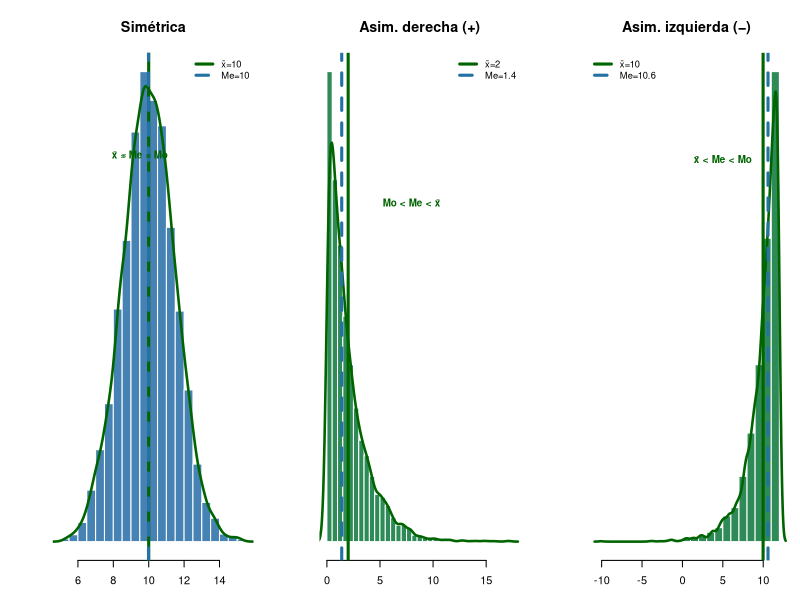
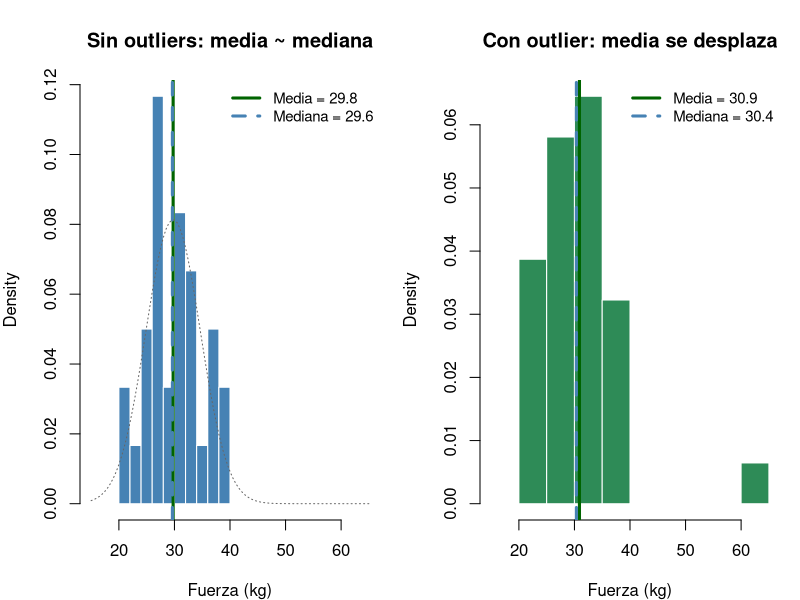
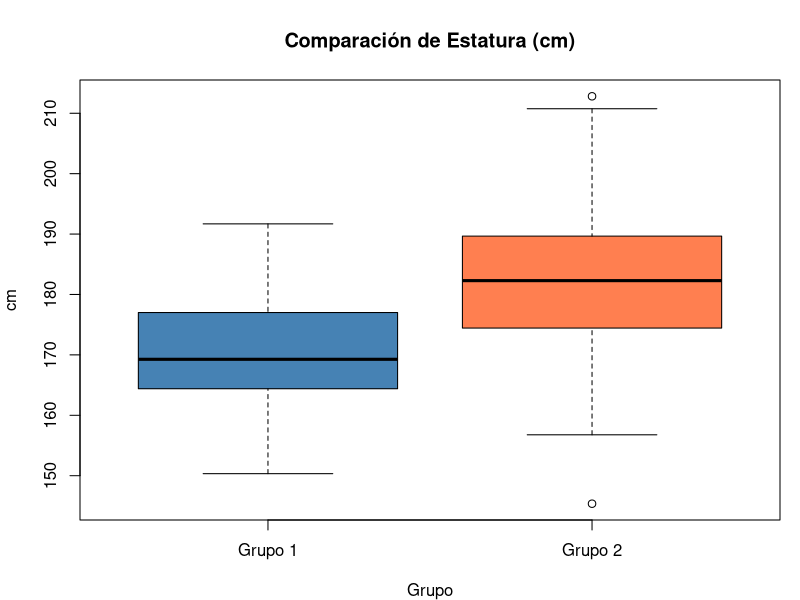
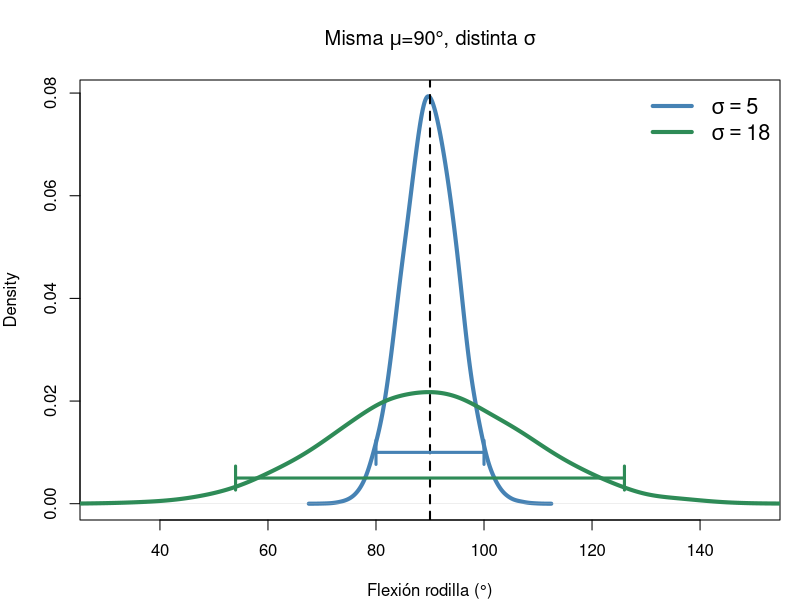
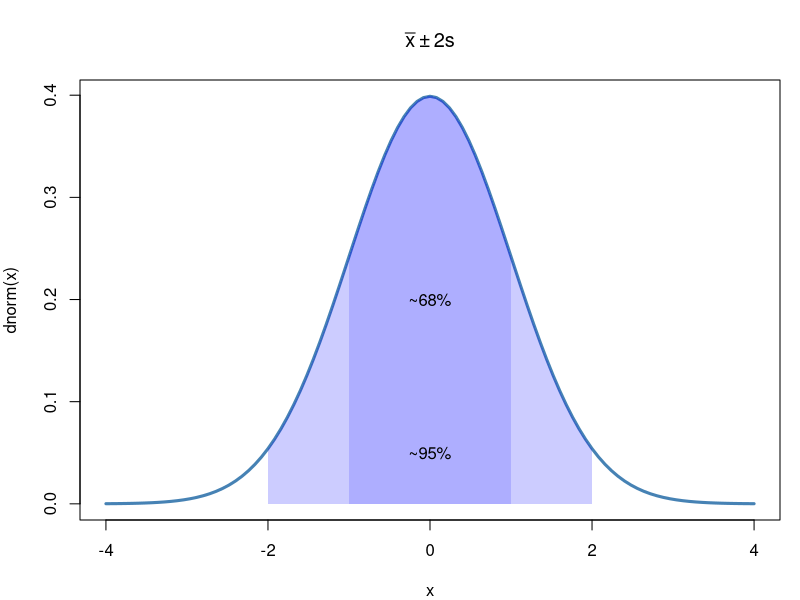
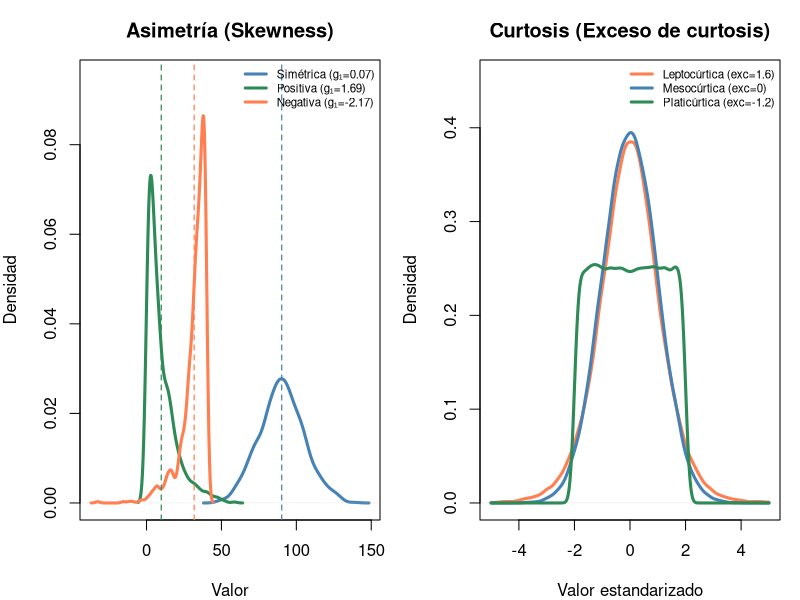
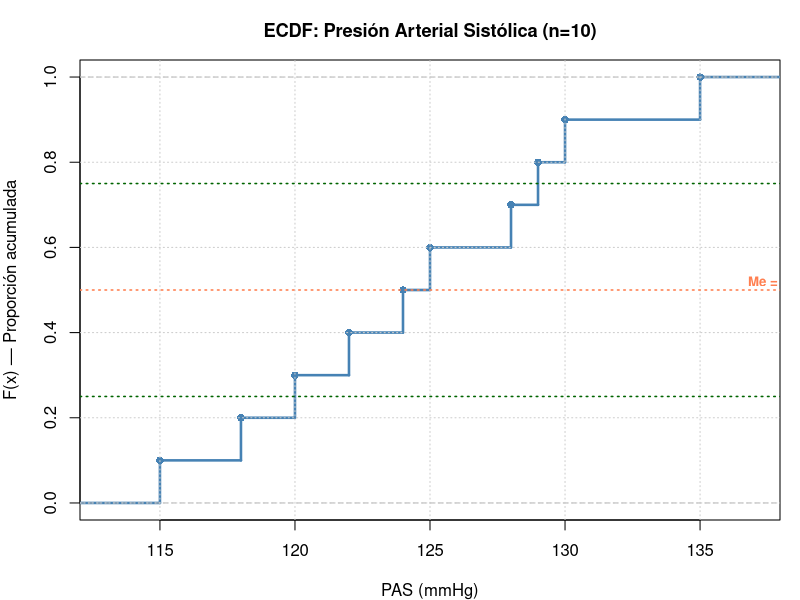

Source code (R) for these figures, in order: (Note: this script raises an error after producing the figures.)
## ---- chunk 1
x<-c(3,6,7,10,15); cat("Me =", median(x))  # 7
x2<-c(3,6,10,15); cat("Me =", median(x2))  # 8
## ---- chunk 2
# Factores de mejora: 1.2, 1.5, 1.8, 1.3, 1.6
mejoras <- c(1.2, 1.5, 1.8, 1.3, 1.6)
G <- exp(mean(log(mejoras)))
cat("Media geométrica =", round(G, 3))
# Velocidades de marcha (m/s): ida=1.2, vuelta=0.8
v <- c(1.2, 0.8)
H <- length(v) / sum(1/v)
cat("\nMedia armónica =", round(H, 3), "m/s")
cat("\nMedia aritmética =", round(mean(v), 3), "m/s (sobreestima!)")
## ---- chunk 3
# Ejemplo: ratios de mejoría pre/post en 5 pacientes
ratios <- c(1.2, 1.5, 1.1, 1.8, 1.3)  # ROM_post / ROM_pre

media_arit <- mean(ratios)
media_geom <- exp(mean(log(ratios)))
media_armo <- 1 / mean(1 / ratios)

cat("Ratios de mejoría:", ratios,
    "\n\nMedia aritmética  =", round(media_arit, 3),
    "\nMedia geométrica  =", round(media_geom, 3),
    "\nMedia armónica    =", round(media_armo, 3),
    "\n\nSe cumple H ≤ G ≤ x̄:", media_armo <= media_geom & media_geom <= media_arit)
## ---- chunk 4
#| fig-height: 6
par(mfrow=c(1,3), mar=c(3,4,4,1))
set.seed(123)

# ── Simétrica ──
x_sym <- rnorm(5000, 10, 1.5)
hist(x_sym, col="steelblue", border="white", breaks=30, freq=FALSE,
     main="Simétrica", xlab="", ylab="", yaxt="n", cex.main=1.3)
dx <- density(x_sym); lines(dx, col="darkgreen", lwd=2.5)
abline(v=mean(x_sym), col="darkgreen", lwd=3)       # media = rojo
abline(v=median(x_sym), col="#2471a3", lwd=3, lty=2) # mediana = azul
legend("topright", c(paste0("x̄=", round(mean(x_sym),1)),
       paste0("Me=", round(median(x_sym),1))),
       col=c("darkgreen","#2471a3"), lty=c(1,2), lwd=3, bty="n", cex=0.85)
text(9.5, max(dx$y)*0.85, "x̄ ≈ Me ≈ Mo", col="darkgreen", font=2, cex=0.9)

# ── Asimétrica derecha ──
x_pos <- rexp(5000, 0.5)
hist(x_pos, col="seagreen", border="white", breaks=30, freq=FALSE,
     main="Asim. derecha (+)", xlab="", ylab="", yaxt="n", cex.main=1.3)
dx <- density(x_pos); lines(dx, col="darkgreen", lwd=2.5)
abline(v=mean(x_pos), col="darkgreen", lwd=3)
abline(v=median(x_pos), col="#2471a3", lwd=3, lty=2)
legend("topright", c(paste0("x̄=", round(mean(x_pos),1)),
       paste0("Me=", round(median(x_pos),1))),
       col=c("darkgreen","#2471a3"), lty=c(1,2), lwd=3, bty="n", cex=0.85)
text(8, max(dx$y)*0.85, "Mo < Me < x̄", col="darkgreen", font=2, cex=0.9)

# ── Asimétrica izquierda ──
x_neg <- 12 - rexp(5000, 0.5)
hist(x_neg, col="seagreen", border="white", breaks=30, freq=FALSE,
     main="Asim. izquierda (−)", xlab="", ylab="", yaxt="n", cex.main=1.3)
dx <- density(x_neg); lines(dx, col="darkgreen", lwd=2.5)
abline(v=mean(x_neg), col="darkgreen", lwd=3)
abline(v=median(x_neg), col="#2471a3", lwd=3, lty=2)
legend("topleft", c(paste0("x̄=", round(mean(x_neg),1)),
       paste0("Me=", round(median(x_neg),1))),
       col=c("darkgreen","#2471a3"), lty=c(1,2), lwd=3, bty="n", cex=0.85)
text(5, max(dx$y)*0.85, "x̄ < Me < Mo", col="darkgreen", font=2, cex=0.9)

par(mfrow=c(1,1))
## ---- chunk 5
#| fig-height: 6
set.seed(123)
par(mfrow=c(1,2), mar=c(4,4,4,1))

# Sin outlier
x1 <- rnorm(30, 30, 5)
hist(x1, col="steelblue", border="white", breaks=12, freq=FALSE,
     main="Sin outliers: media ~ mediana", xlab="Fuerza (kg)", xlim=c(15,65))
abline(v=mean(x1), col="darkgreen", lwd=3)
abline(v=median(x1), col="steelblue", lwd=3, lty=2)
curve(dnorm(x,mean(x1),sd(x1)), add=T, col="grey40", lwd=1, lty=3)
legend("topright", c(paste("Media =",round(mean(x1),1)),
       paste("Mediana =",round(median(x1),1))), col=c("darkgreen","steelblue"),
       lty=c(1,2), lwd=3, bty="n", cex=0.9)

# Con outlier
x2 <- c(x1, 65)  # paciente con fuerza excepcional
hist(x2, col="seagreen", border="white", breaks=12, freq=FALSE,
     main="Con outlier: media se desplaza", xlab="Fuerza (kg)", xlim=c(15,65))
abline(v=mean(x2), col="darkgreen", lwd=3)
abline(v=median(x2), col="steelblue", lwd=3, lty=2)
legend("topright", c(paste("Media =",round(mean(x2),1)),
       paste("Mediana =",round(median(x2),1))), col=c("darkgreen","steelblue"),
       lty=c(1,2), lwd=3, bty="n", cex=0.9)
par(mfrow=c(1,1))
## ---- chunk 6
x <- c(3, 5, 7, 8, 12, 15, 18, 21)
# type=2: método manual del curso (promedio de los dos valores centrales)
cat("Q1 =", quantile(x, 0.25, type=2), "\nQ2 =", quantile(x, 0.50, type=2),
    "\nQ3 =", quantile(x, 0.75, type=2),
    "\nRIQ =", diff(quantile(x, c(0.25, 0.75), type=2)))
## ---- chunk 7
#| fig-height: 6.5
set.seed(123)
g1<-rnorm(50,170,10); g2<-rnorm(50,180,15)
boxplot(g1,g2,names=c("Grupo 1","Grupo 2"),col=c("steelblue","coral"),
        main="Comparación de Estatura (cm)",ylab="cm",xlab="Grupo")
## ---- chunk 8
#| fig-height: 6
set.seed(123); n<-10000; mu<-90
grpA<-rnorm(n,mu,5); grpB<-rnorm(n,mu,18)
plot(density(grpA,adjust=1.5),col="steelblue",lwd=4,xlim=c(30,150),
     main=expression(paste("Misma ",mu,"=90°, distinta ",sigma)),xlab="Flexión rodilla (°)")
lines(density(grpB,adjust=1.5),col="seagreen",lwd=4); abline(v=mu,lty=2,lwd=2)
arrows(mu-10,0.01,mu+10,0.01,col="steelblue",lwd=3,code=3,angle=90,length=0.12)
arrows(mu-36,0.005,mu+36,0.005,col="seagreen",lwd=3,code=3,angle=90,length=0.12)
legend("topright",c(expression(sigma==5),expression(sigma==18)),col=c("steelblue","seagreen"),lwd=4,bty="n",cex=1.3)
## ---- chunk 9
x<-c(125,132,128,135,130); cat("s2 =", var(x), "s =", round(sd(x),2))
## ---- chunk 10
#| fig-height: 6.5
curve(dnorm(x), -4, 4, lwd=3, col="steelblue", main=expression(bar(x) %+-% 2*s))
x1<-seq(-2,2,0.01); polygon(c(x1,rev(x1)),c(dnorm(x1),rep(0,length(x1))),col=rgb(0,0,1,0.2),border=NA)
x2<-seq(-1,1,0.01); polygon(c(x2,rev(x2)),c(dnorm(x2),rep(0,length(x2))),col=rgb(0,0,1,0.15),border=NA)
text(0,0.2,"~68%",cex=1); text(0,0.05,"~95%",cex=1)
## ---- chunk 11
x <- c(rep(115,5), rep(125,15), rep(135,25), rep(145,10), rep(155,5))
cat("Media =", mean(x), "grados | s =", round(sd(x),1), "grados | s2 =", round(var(x),1))
## ---- chunk 12
#| fig-height: 6.5
par(mfrow=c(1,2), mar=c(4,4,3,1), bg="white")

# ── Panel 1: Asimetría con valores numéricos ──
set.seed(123)
x_sym <- rnorm(1000, 90, 15)
x_pos <- rexp(1000, rate=1/10)
x_neg <- -rexp(1000, rate=1/8) + 40
# Calcular asimetría
g1_sym <- round(mean((x_sym-mean(x_sym))^3)/sd(x_sym)^3, 2)
g1_pos <- round(mean((x_pos-mean(x_pos))^3)/sd(x_pos)^3, 2)
g1_neg <- round(mean((x_neg-mean(x_neg))^3)/sd(x_neg)^3, 2)

xlim_asim <- range(density(x_sym)$x, density(x_pos)$x, density(x_neg)$x)
ylim_asim <- range(density(x_sym)$y, density(x_pos)$y, density(x_neg)$y)
plot(density(x_sym), col="steelblue", lwd=3, main="Asimetría (Skewness)", 
     xlab="Valor", ylab="Densidad", xlim=xlim_asim, ylim=c(0, ylim_asim[2]*1.1))
lines(density(x_pos), col="seagreen", lwd=3)
lines(density(x_neg), col="coral", lwd=3)
# Añadir medias como referencia
abline(v=mean(x_sym), col="steelblue", lty=2, lwd=1.2)
abline(v=mean(x_pos), col="seagreen", lty=2, lwd=1.2)
abline(v=mean(x_neg), col="coral", lty=2, lwd=1.2)
legend("topright", 
       c(paste0("Simétrica (g₁=",g1_sym,")"),
         paste0("Positiva (g₁=",g1_pos,")"),
         paste0("Negativa (g₁=",g1_neg,")")),
       col=c("steelblue","seagreen","coral"), lwd=3, bty="n", cex=0.7)

# ── Panel 2: Curtosis con valores numéricos ──
set.seed(123)
xl <- rt(100000, 8)          # t(8): leptocúrtica (exceso teórico = 1.5)
xm <- rnorm(100000)          # Normal: mesocúrtica (exceso = 0)
xp <- runif(100000, -2, 2)   # Uniforme: platicúrtica (exceso = -1.2)
dx <- density(xl, adjust=1.2, from=-5, to=5)
dy <- density(xm, adjust=1.2, from=-5, to=5)
dz <- density(xp, adjust=1.2, from=-5, to=5)
# Exceso de curtosis = E[((X-μ)/σ)^4] - 3
g2_lepto <- round(mean(((xl-mean(xl))/sd(xl))^4) - 3, 1)
g2_meso  <- round(mean(((xm-mean(xm))/sd(xm))^4) - 3, 1)
g2_plati <- round(mean(((xp-mean(xp))/sd(xp))^4) - 3, 1)

plot(dx, col="coral", lwd=3, ylim=c(0, max(dx$y,dy$y,dz$y)*1.15),
     main="Curtosis (Exceso de curtosis)", xlab="Valor estandarizado", ylab="Densidad")
lines(dy, col="steelblue", lwd=3)
lines(dz, col="seagreen", lwd=3)
legend("topright",
       c(paste0("Leptocúrtica (exc=", g2_lepto, ")"),
         paste0("Mesocúrtica (exc=", g2_meso, ")"),
         paste0("Platicúrtica (exc=", g2_plati, ")")),
       col=c("coral","steelblue","seagreen"), lwd=3, bty="n", cex=0.7)
par(mfrow=c(1,1))
## ---- chunk 13
#| fig-height: 6.5
pas<-c(120,125,118,130,122,128,115,135,124,129)
plot(ecdf(pas), main="ECDF: Presión Arterial Sistólica (n=10)",
     xlab="PAS (mmHg)", ylab="F(x) — Proporción acumulada",
     col="steelblue", verticals=TRUE, pch=16, lwd=2.5, cex.main=1.1)
grid(col="grey80")
# Añadir percentiles clave
abline(h=c(0.25,0.5,0.75), col=c("darkgreen","coral","darkgreen"), lty=3, lwd=1.5)
text(138, 0.52, "Me = 124.5", col="coral", cex=0.8, font=2)
## ---- chunk 14
x <- c(125, 132, 128, 135, 130, 126, 131, 129)

# ── Medidas de posición ──
cat("n           =", length(x))
cat("\nMedia       =", round(mean(x), 2), "°")
cat("\nMediana     =", median(x), "°")
cat("\nMínimo      =", min(x), "°")
cat("\nMáximo      =", max(x), "°")
cat("\nQ1          =", quantile(x, 0.25), "°")
cat("\nQ3          =", quantile(x, 0.75), "°")

# ── Medidas de dispersión ──
cat("\n\nVarianza    =", round(var(x), 2), "grados²")
cat("\nDesv. típica =", round(sd(x), 2), "°")
cat("\nRIQ         =", IQR(x), "°")
cat("\nCV (%)      =", round(sd(x)/mean(x)*100, 1), "%")

# ── Forma (con fallback si e1071 no disponible) ──
if (has_e1071) {
  cat("\n\nAsimetría   =", round(e1071::skewness(x), 3))
  cat("\nCurtosis    =", round(e1071::kurtosis(x), 3))
} else {
  cat("\n\nAsimetría   =", round(skewness(x), 3))
  cat("\nCurtosis    =", round(kurtosis(x), 3))
}

# ── Normalidad ──
cat("\n\nShapiro-Wilk: W =", round(shapiro.test(x)$statistic, 3),
    ", P =", round(shapiro.test(x)$p.value, 4))
# Visualización completa
par(mfrow=c(2,2), mar=c(4,4,3,1))
hist(x, col="steelblue", border="white", breaks=6, freq=FALSE,
     main=paste0("ROM (n=", length(x), ")"), xlab="Grados")
curve(dnorm(x, mean(x), sd(x)), add=TRUE, col="darkgreen", lwd=2.5)
boxplot(x, col="seagreen", horizontal=TRUE, main="Boxplot", xlab="Grados")
qqnorm(x, col="steelblue", pch=19, main="Q-Q Plot"); qqline(x, col="coral", lwd=2)
plot(density(x), col="steelblue", lwd=2.5, main="Densidad", xlab="Grados")
polygon(density(x), col=rgb(0,0,0.5,0.15), border="steelblue")
par(mfrow=c(1,1))

## ---- chunk 15
set.seed(456)
rom_ejemplo <- round(rnorm(40, mean = 108, sd = 14), 1)

if (has_bioestatr) {
  # Si BioEstatR está disponible, usar sus funciones
  cat("=== Usando BioEstatR ===\n")
  freq(rom_ejemplo)
} else {
  # Fallback completo con R base
  cat("=== R Base (BioEstatR no disponible) ===\n")
  cat("n =", length(rom_ejemplo),
      "| Media =", round(mean(rom_ejemplo), 1),
      "| DT =", round(sd(rom_ejemplo), 1),
      "\nMediana =", round(median(rom_ejemplo), 1),
      "| Q1 =", round(quantile(rom_ejemplo, 0.25), 1),
      "| Q3 =", round(quantile(rom_ejemplo, 0.75), 1),
      "\nRIQ =", round(IQR(rom_ejemplo), 1),
      "| CV =", round(sd(rom_ejemplo)/mean(rom_ejemplo)*100, 1), "%",
      "\nMín =", min(rom_ejemplo),
      "| Máx =", max(rom_ejemplo))
  sw <- shapiro.test(rom_ejemplo)
  cat("\nShapiro-Wilk: W =", round(sw$statistic, 3),
      " P =", round(sw$p.value, 4), "\n")
}
## ---- chunk 16
#| echo: true
set.seed(456)
rom_rodilla <- round(rnorm(40, mean = 108, sd = 14), 1)
rom_rodilla
## ---- chunk 17
rom <- rom_rodilla

# 1. Tabla de frecuencias agrupada
cat("=== FRECUENCIAS (5 intervalos) ===\n")
print(table(cut(rom, breaks=5)))

# 2. Estadísticos descriptivos
cat("\n=== ESTADÍSTICOS ===\n")
cat("n =", length(rom), "  |  Media =", round(mean(rom),1), "°  |  Mediana =", round(median(rom),1),
    "°\nDT =", round(sd(rom),1), "°  |  CV =", round(sd(rom)/mean(rom)*100,1),
    "%  |  RIQ =", round(IQR(rom),1), "°\nQ1 =", round(quantile(rom,0.25),1),
    "°  |  Q3 =", round(quantile(rom,0.75),1), "°  |  Mín =", min(rom),
    "°  |  Máx =", max(rom), "°\n")

# Asimetría y curtosis con fallback
if (has_e1071) {
  cat("Asimetría =", round(e1071::skewness(rom),2),
      "  |  Curtosis =", round(e1071::kurtosis(rom),2), "\n")
} else {
  cat("Asimetría =", round(skewness(rom),2),
      "  |  Curtosis =", round(kurtosis(rom),2), "\n")
}

sw <- shapiro.test(rom)
cat("Shapiro-Wilk: W =", round(sw$statistic,3),
    "  P =", round(sw$p.value,4),
    if(sw$p.value>0.05) "  → Normalidad compatible\n" else "  → NO normal\n")
## ---- chunk 18
#| fig-height: 5
rom <- rom_rodilla
par(mfrow=c(1,2), mar=c(4,4,3,1))
hist(rom, col="steelblue", border="white", breaks=8,
     main="ROM de Rodilla (n=40)", xlab="Grados", ylab="Frecuencia")
abline(v=mean(rom), col="darkgreen", lwd=3, lty=2)
abline(v=median(rom), col="steelblue", lwd=2, lty=3)
legend("topright", c(paste("Media =", round(mean(rom),1)),
       paste("Mediana =", round(median(rom),1))),
       col=c("darkgreen","steelblue"), lty=c(2,3), lwd=c(3,2), bty="n", cex=0.8)
boxplot(rom, col="steelblue", main="Boxplot — ROM de Rodilla",
        ylab="Grados", ylim=c(70,140))
par(mfrow=c(1,1))
## ---- chunk 19
#| fig-height: 5.5
x <- c(112, 118, 125, 122, 130, 128, 119, 126)
x_out <- c(x, 155)

par(mfrow=c(1,2), mar=c(4,4,3,1))

# Panel 1: Sin outlier
boxplot(x, main="Sin outlier (n=8)", col="steelblue", ylab="Grados", ylim=c(110,160))
stripchart(x, method="jitter", add=TRUE, pch=19, col="darkgreen", cex=1.2)
abline(h=mean(x), col="coral", lty=2, lwd=2.5)
abline(h=median(x), col="darkgreen", lty=1, lwd=2.5)
text(1, mean(x)+2, paste0("x̄=", round(mean(x),1)), col="coral", font=2)
text(1, median(x)-3, paste0("Me=", median(x)), col="darkgreen", font=2)

# Panel 2: Con outlier
boxplot(x_out, main="Con outlier 155° (n=9)", col="coral", ylab="", ylim=c(110,160))
stripchart(x_out, method="jitter", add=TRUE, pch=19, col="darkgreen", cex=1.2)
abline(h=mean(x_out), col="coral", lty=2, lwd=2.5)
abline(h=median(x_out), col="darkgreen", lty=1, lwd=2.5)
text(1, mean(x_out)+2, paste0("x̄=", round(mean(x_out),1)), col="coral", font=2)
text(1, median(x_out)-3, paste0("Me=", median(x_out)), col="darkgreen", font=2)

mtext("La mediana resiste outliers; la media NO", side=3, line=-1.5, 
      outer=TRUE, col="darkgreen", font=2, cex=0.9)
par(mfrow=c(1,1))
